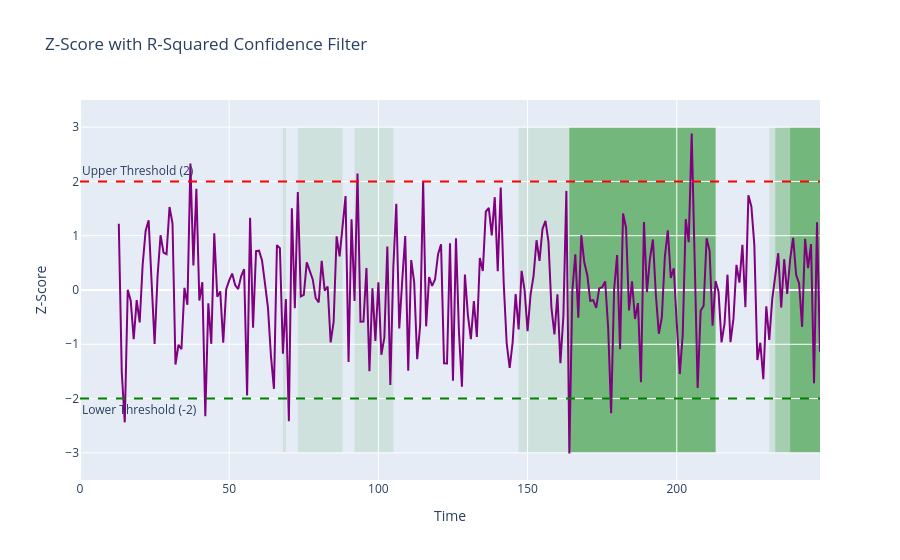

The notebook cell this image was saved under:
### Code cell
def main():
    df = create_index()
    df = GXY_log_returns(df)
    df = pair_log_returns(df, PAIR)
    df, coef, intercept = regression(df, PAIR)
    # df = test_linearity(df, coef, intercept, "PAIR")
    halflife = calculate_halflife(df['Residuals'])
    if not np.isfinite(halflife): halflife = 20
    std_dev = std_from_residuals(df['Residuals'])
    plot_residuals_with_std(df, df['Residuals'], std_dev)
    zscore = calculate_rolling_zscore(df['Residuals'], window=round(halflife * 20))
    plot_zscore_with_confidence(zscore, df['Rolling_R2'])
    plt.figure(figsize=(25, 6))
    plt.plot(df.Rolling_R2)

    return df

df = main()
# plt.figure(figsize=(12, 6))
# plt.plot(df["time"], df["EUR_Index_Returns"], label="EUR Index", color='blue')
# plt.plot(df["time"], df["EURUSD_Returns"], label="EURUSD", color='red')

### Figure 1 — Plotly figure (JSON) as saved in the notebook; plotly's stock layout.template omitted (floating-point values rounded to 4 significant figures; data arrays with more than 128 entries replaced by an {"elided": "..."} marker saying what was removed)
{"data": [{"line": {"color": "purple", "width": 2}, "mode": "lines", "name": "Z-Score", "type": "scatter", "x": {"elided": "249 int values"}, "y": {"elided": "249 float values"}}], "layout": {"annotations": [{"showarrow": false, "text": "Upper Threshold (2)", "x": 0, "xanchor": "left", "xref": "x domain", "y": 2, "yanchor": "bottom", "yref": "y"}, {"showarrow": false, "text": "Lower Threshold (-2)", "x": 0, "xanchor": "left", "xref": "x domain", "y": -2, "yanchor": "top", "yref": "y"}], "legend": {"orientation": "h", "x": 1, "xanchor": "right", "y": 1.02, "yanchor": "bottom"}, "shapes": [{"fillcolor": "rgba(0, 128, 0, 0.1)", "layer": "below", "line": {"width": 0}, "name": "High Confidence > 0.55", "type": "rect", "x0": 68, "x1": 69, "xref": "x", "y0": -3, "y1": 3, "yref": "y"}, {"fillcolor": "rgba(0, 128, 0, 0.1)", "layer": "below", "line": {"width": 0}, "name": "High Confidence > 0.55", "type": "rect", "x0": 73, "x1": 88, "xref": "x", "y0": -3, "y1": 3, "yref": "y"}, {"fillcolor": "rgba(0, 128, 0, 0.1)", "layer": "below", "line": {"width": 0}, "name": "High Confidence > 0.55", "type": "rect", "x0": 92, "x1": 105, "xref": "x", "y0": -3, "y1": 3, "yref": "y"}, {"fillcolor": "rgba(0, 128, 0, 0.1)", "layer": "below", "line": {"width": 0}, "name": "High Confidence > 0.55", "type": "rect", "x0": 147, "x1": 213, "xref": "x", "y0": -3, "y1": 3, "yref": "y"}, {"fillcolor": "rgba(0, 128, 0, 0.1)", "layer": "below", "line": {"width": 0}, "name": "High Confidence > 0.55", "type": "rect", "x0": 231, "x1": 248, "xref": "x", "y0": -3, "y1": 3, "yref": "y"}, {"fillcolor": "rgba(0, 128, 0, 0.2)", "layer": "below", "line": {"width": 0}, "name": "High Confidence > 0.65", "type": "rect", "x0": 164, "x1": 213, "xref": "x", "y0": -3, "y1": 3, "yref": "y"}, {"fillcolor": "rgba(0, 128, 0, 0.2)", "layer": "below", "line": {"width": 0}, "name": "High Confidence > 0.65", "type": "rect", "x0": 233, "x1": 248, "xref": "x", "y0": -3, "y1": 3, "yref": "y"}, {"fillcolor": "rgba(0, 128, 0, 0.3)", "layer": "below", "line": {"width": 0}, "name": "Very High Confidence > 0.70", "type": "rect", "x0": 164, "x1": 213, "xref": "x", "y0": -3, "y1": 3, "yref": "y"}, {"fillcolor": "rgba(0, 128, 0, 0.3)", "layer": "below", "line": {"width": 0}, "name": "Very High Confidence > 0.70", "type": "rect", "x0": 238, "x1": 248, "xref": "x", "y0": -3, "y1": 3, "yref": "y"}, {"line": {"color": "red", "dash": "dash"}, "type": "line", "x0": 0, "x1": 1, "xref": "x domain", "y0": 2, "y1": 2, "yref": "y"}, {"line": {"color": "green", "dash": "dash"}, "type": "line", "x0": 0, "x1": 1, "xref": "x domain", "y0": -2, "y1": -2, "yref": "y"}], "title": {"text": "Z-Score with R-Squared Confidence Filter"}, "xaxis": {"title": {"text": "Time"}}, "yaxis": {"range": [-3.5, 3.5], "title": {"text": "Z-Score"}}}}
